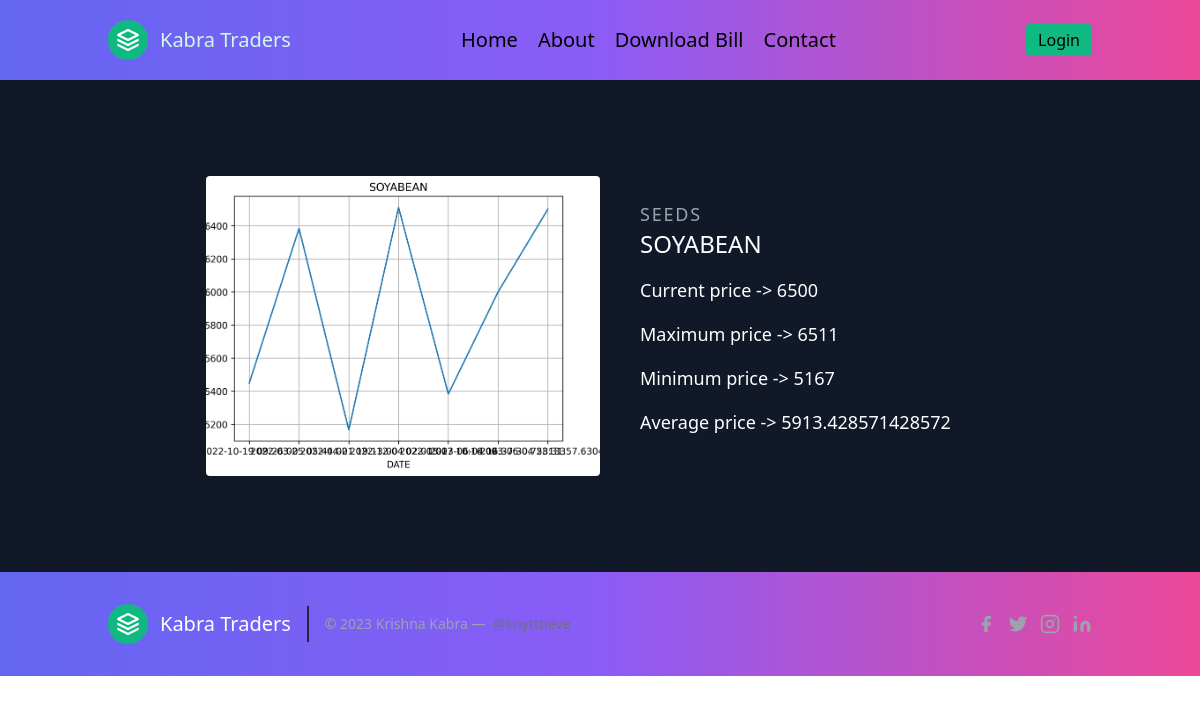
Page /price_display/SOYABEAN on the committed database.
### app.py (models this page shows)
class product(db.Model):
    sno = db.Column(db.Integer, primary_key=True)
    name = db.Column(db.String(80), unique=True, nullable=False)
    img = db.Column(db.String(80), unique=True, nullable=False)
    average = db.Column(db.Integer, unique=False, nullable=False)
    maximum = db.Column(db.Integer, unique=False, nullable=False)
    minimum = db.Column(db.Integer, unique=False, nullable=False)
    curr_price = db.Column(db.Integer, unique=False, nullable=False)
    date = db.Column(db.String(120), unique=False, nullable=False)

### app.py (the view)
@app.route("/price_display/<string:name>")
def price_display(name):
    data = customer.query.filter_by(ptype=name).all()
    symbols = [d.date for d in data]
    prices = [d.rate for d in data]
    plt.plot(symbols, prices)
    plt.title(name)
    plt.xlabel("DATE")
    plt.ylabel("PRICE")
    plt.grid()
    plt.xticks(rotation=0)
    img = io.BytesIO()
    plt.savefig(img, format='png', dpi=300, bbox_inches='tight')
    plt.close()
    img.seek(0)
    graph_url = base64.b64encode(img.getvalue()).decode()
    data1 = product.query.filter_by(name=name).first()
    return render_template("priceDisplay.html", graph_url=graph_url,name=name,data=data,data1=data1)

### templates/priceDisplay.html (shortened to what this page needs)
{% extends "layout.html" %}
{% block body %}
<section class="text-gray-400 bg-gray-900 body-font overflow-hidden">
  <div class="container px-5 py-24 mx-auto">
    <div class="lg:w-4/5 mx-auto flex flex-wrap">
      <img alt="ecommerce" class="lg:w-1/2 w-full lg:h-auto h-64 object-cover object-center rounded" alt="Market Data Graph">
      <div class="lg:w-1/2 w-full lg:pl-10 lg:py-6 mt-6 lg:mt-0">
        <h2 class="text-lg text-yellow title-font tracking-widest">SEEDS</h2>
        <h2 class="text-2xl text-white font-medium title-font mb-4">{{name}}</h2>
          <h6 class="text-lg text-white font-medium title-font mb-4">Current price -> {{data1.curr_price}}</h6>
          <h6 class="text-lg text-white font-medium title-font mb-4">Maximum price -> {{data1.maximum}}</h6>
          <h6 class="text-lg text-white font-medium title-font mb-4">Minimum price -> {{data1.minimum}}</h6>
          <h6 class="text-lg text-white font-medium title-font mb-4">Average price -> {{data1.average}}</h6>
      </div>
    </div>
  </div>
</section>
{% endblock %}

### rows in the picture
product: curr_price "6500", maximum "6511", minimum "5167", average "5913.428571428572"

### other values in the picture
{{ name }} "SOYABEAN"
